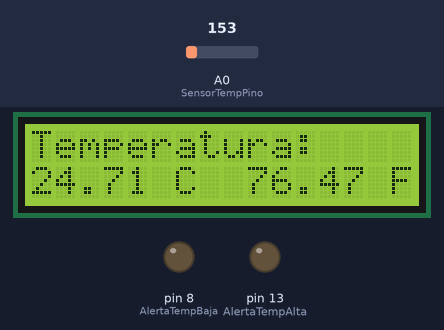
Bench run of a sketch on a simulated Arduino Uno, built with avr-gcc and run on an emulated ATmega328P. Parts: 16×2 character LCD, output pins drawn as LEDs (lit = HIGH). The inputs (shaded band) are chosen by the test bench; at power-on: A0 (SensorTempPino) = 153.

Above: at 1.2 s.
1.3 s: A0 (SensorTempPino) set to 193
At 2.5 s:
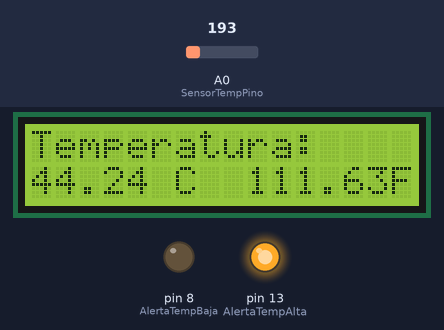
3.5 s: A0 (SensorTempPino) set to 175
At 5.2 s:
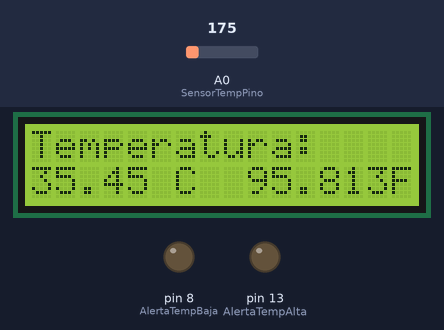
5.5 s: A0 (SensorTempPino) set to 165
At 7.2 s:
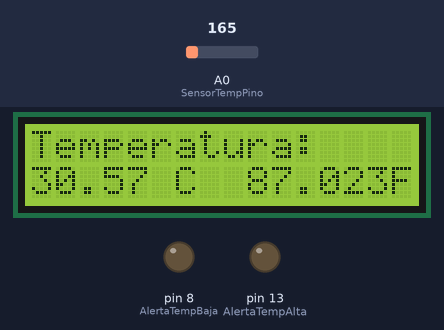
Timing chart, 0 to 8.7 s (numbered marks = the images above; inputs shaded):
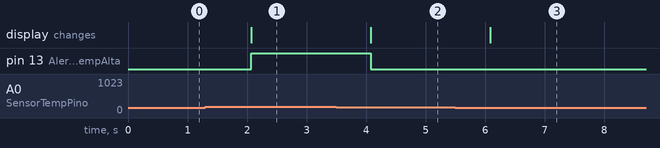

The sketch:

Medidor_De_Temperatura.ino
```cpp
#include <LiquidCrystal.h>


LiquidCrystal LCD(12,11,5,4,3,2);


int SensorTempPino=0;
int AlertaTempBaja=8;
int AlertaTempAlta=13;
int TempBaja=0;
int TempAlta=40;

void setup() {

  	pinMode(AlertaTempBaja, OUTPUT);
	pinMode(AlertaTempAlta, OUTPUT);


	LCD.begin(16,2);

	LCD.print("Temperatura:");

	LCD.setCursor(0,1);

	LCD.print("      C        F");
}

void loop() {

	int SensorTemp=analogRead(SensorTempPino);


	float T=SensorTemp*5;
	T/=1024;


	float TemperaturaC=(T-0.5)*100;


	float TemperaturaF=(TemperaturaC*9/5)+32;


  	LCD.setCursor(0,1);

	LCD.print(TemperaturaC);


	LCD.setCursor(9,1);


  	LCD.print(TemperaturaF);


  	if (TemperaturaC>=TempAlta) {
  		digitalWrite(AlertaTempBaja, LOW);
  		digitalWrite(AlertaTempAlta, HIGH);
    }
  	else if (TemperaturaC<=TempBaja){
  		digitalWrite(AlertaTempBaja, HIGH);
  		digitalWrite(AlertaTempAlta, LOW);
  	}
  	else {
  		digitalWrite(AlertaTempBaja, LOW);
  		digitalWrite(AlertaTempAlta, LOW);
    }


  	delay(1000);
}
```

Measured:
- the behaviour switches between 184 and 185 on A0 (SensorTempPino) (found by bisection; images 0 and 1)
- after the input at 1.3 s, pin 13 (AlertaTempAlta): LOW → HIGH after 0.77 s; the display: changes after 0.77 s (image 1)
- after the input at 3.5 s, pin 13 (AlertaTempAlta): HIGH → LOW after 0.58 s; the display: changes after 0.58 s (image 2)
- after the input at 5.5 s, the display: changes after 0.58 s (image 3)
